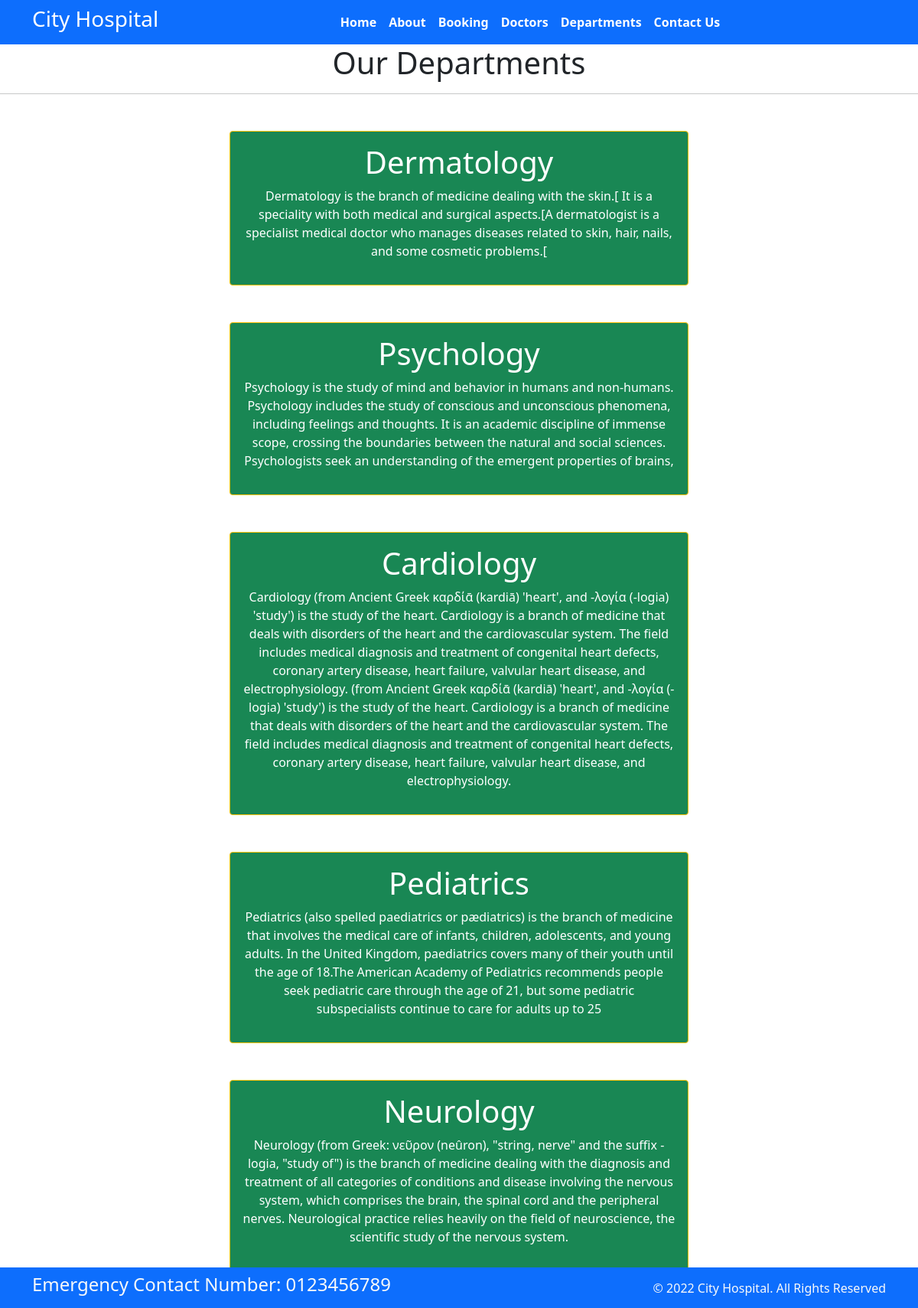
Screenshot of /department with the database file from the repository.
### home/models.py (models this page shows, shortened)
class Departments(models.Model):
  dep_name = models.CharField(max_length=100)
  dep_description = models.TextField()

### home/views.py (the view)
# urls.py: path('department',views.department,name='department'),
def department(request):
  dict_dept = {
    'dept': Departments.objects.all()
  }
  return render (request,"department.html",dict_dept)

### templates/department.html (shortened to what this page needs)
{% extends 'base.html' %}
{% block content%}
<h1 class="text-center"> Our Departments </h1>
<hr>
{% for d in dept %}
<div class="mx-auto w-50 bg-success text-center text-white p-3 my-5 border border-warning rounded">
<h1>{{d.dep_name}} </h1>
<p>{{d.dep_description}} </p>
</div>
{% endfor %}
{% endblock %}

### rows the page displays
Departments: dep_name "Dermatology", dep_description "Dermatology is the branch of medicine dealing with the skin.[ It is a speciality with both medical and surgical aspects.[A dermatologist is a specialist medical doctor who manages diseases related to skin, hair, nails, and some cosmetic problems.["
Departments: dep_name "Psychology", dep_description "Psychology is the study of mind and behavior in humans and non-humans. Psychology includes the study of conscious and unconscious phenomena, including feelings and thoughts. It is an academic discipline of immense scope, crossing the boundaries between the natural and social sciences. Psychologists seek an understanding of the emergent properties of brains,"
Departments: dep_name "Cardiology", dep_description "Cardiology (from Ancient Greek καρδίᾱ (kardiā) 'heart', and -λογία (-logia) 'study') is the study of the heart. Cardiology is a branch of medicine that deals with disorders of the heart and the cardiovascular system. The field includes medical diagnosis and treatment of congenital heart defects, coronary artery disease, heart failure, valvular heart disease, and electrophysiology. (from Ancient Greek καρδίᾱ (kardiā) 'heart', and -λογία (-logia) 'study') is the study of the heart. Cardiology is a branch of medicine that deals with disorders of the heart and the cardiovascular system. The field includes medical diagnosis and treatment of congenital heart defects, coronary artery disease,…"
Departments: dep_name "Pediatrics", dep_description "Pediatrics (also spelled paediatrics or pædiatrics) is the branch of medicine that involves the medical care of infants, children, adolescents, and young adults. In the United Kingdom, paediatrics covers many of their youth until the age of 18.The American Academy of Pediatrics recommends people seek pediatric care through the age of 21, but some pediatric subspecialists continue to care for adults up to 25"
Departments: dep_name "Neurology", dep_description "Neurology (from Greek: νεῦρον (neûron), \"string, nerve\" and the suffix -logia, \"study of\") is the branch of medicine dealing with the diagnosis and treatment of all categories of conditions and disease involving the nervous system, which comprises the brain, the spinal cord and the peripheral nerves. Neurological practice relies heavily on the field of neuroscience, the scientific study of the nervous system."
